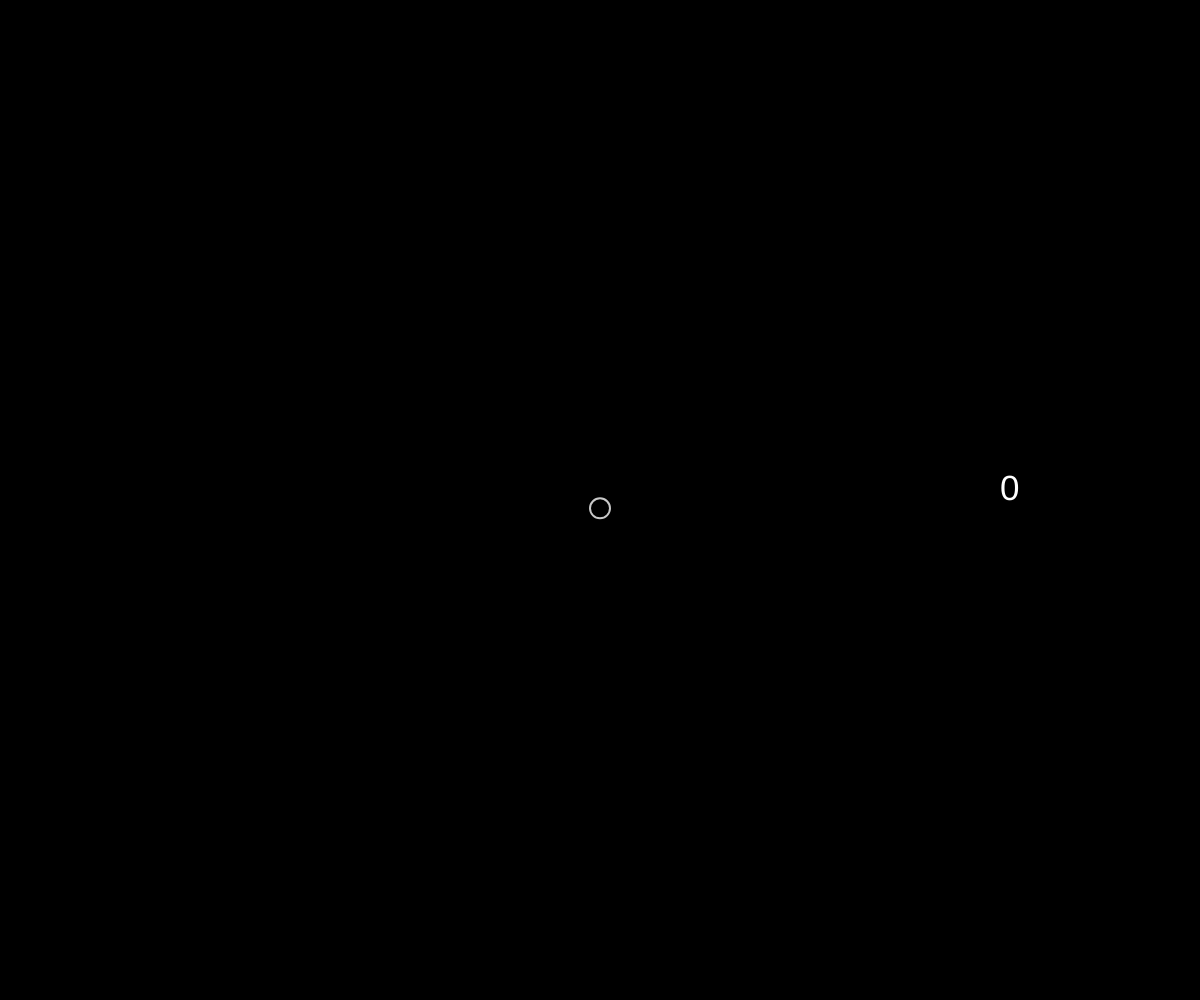
Frame 1 (no input)
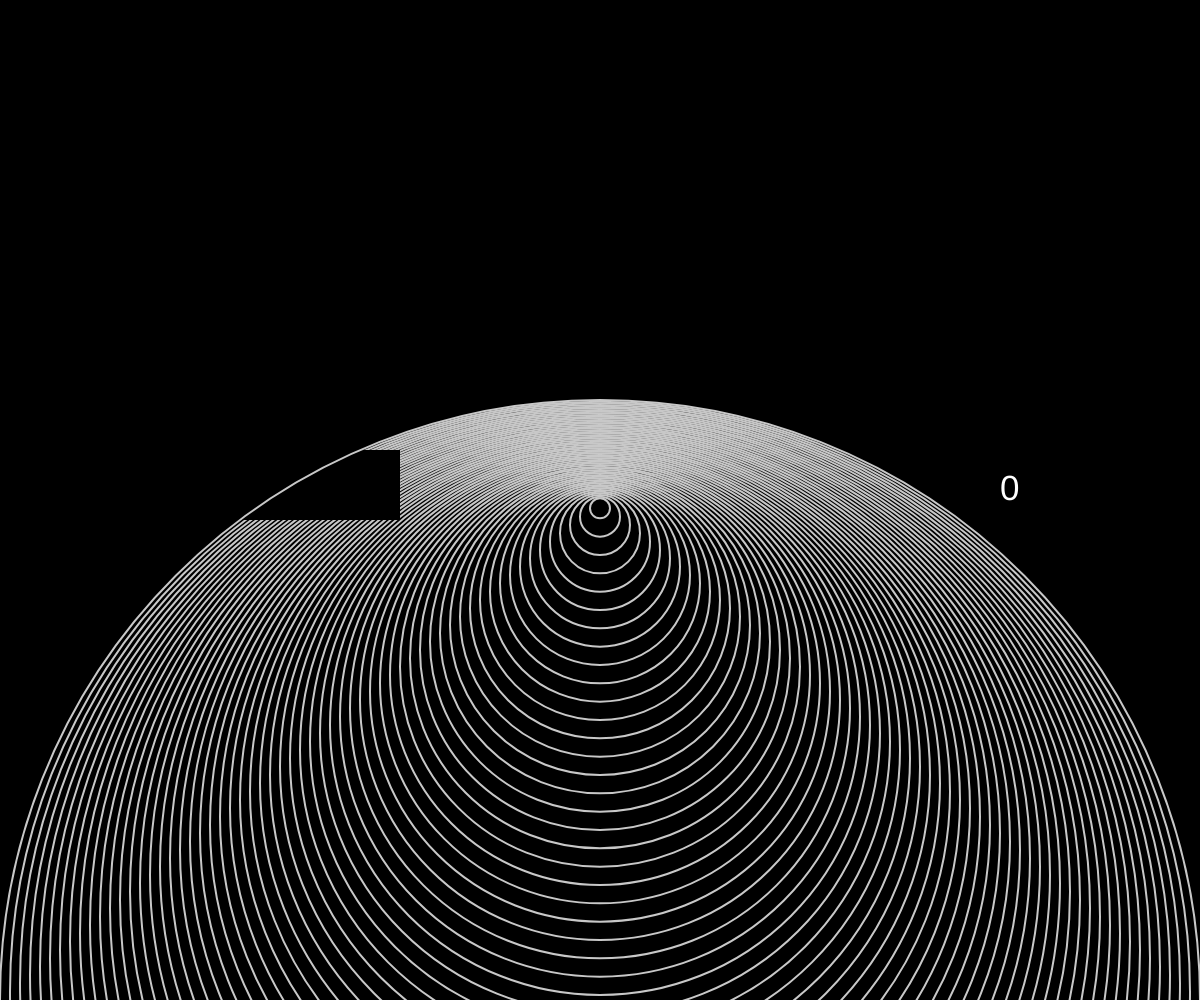
Frame 60 (no input)
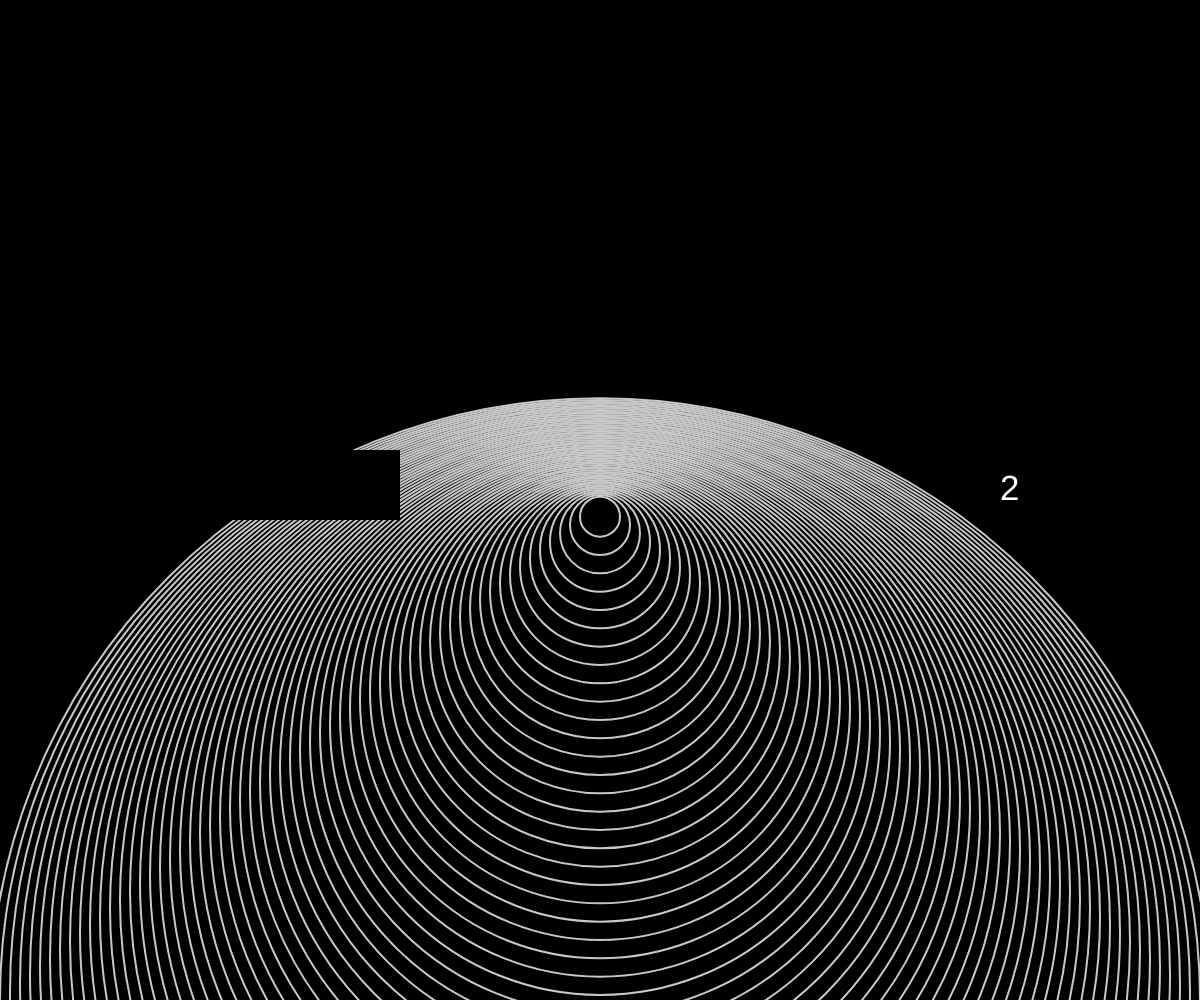
Frame 120 (the mouse pressed at the canvas centre since frame 60)

The p5.js sketch that drew these frames (run headless with seeded random() and noise() and a simulated clock; from frame 60 on, the mouse is pressed at the canvas centre):

// p5.js sketch
// ── sketch.js
let circleX;
let circleY;
let velocity;
let strokeColor;
let lastTime;
let duration = 1000;

function setup() {

  //Sets Frame Rate
  frameRate(60);
  createCanvas(windowWidth, windowHeight);
  background("black");

  circleX = width/2;
  circleY = height/2;
  strokeColor = 200;
  velocity = windowHeight / 2;
  lastTime = millis();
}

function draw() { 

//Time difference between frames
let currentTime = millis();
let timeDiff = currentTime - lastTime;

//Movement Logic
circleY += (velocity / duration) * timeDiff;

if (circleY >= windowHeight || circleY <= 0) {
  velocity *= -1;
  createCanvas(windowWidth, windowHeight);
  background("black");
}

lastTime = currentTime;

//Draws Information Textboxes
fill("black");
stroke(0,0); 
rect(0, height/2-50, 400,70);
rect(width-200,height/2-50, 150,70);

//Draws Information Text
fill(255);
textSize(35);
text(`${int((millis()/1000))}`, width-200, height/2);

//Draws Circles
noFill();
let circleSize = map(circleY, windowHeight/2, windowHeight, 0, windowWidth);
strokeWeight(2);
stroke(strokeColor);
circle(circleX, circleY ,circleSize);

}
